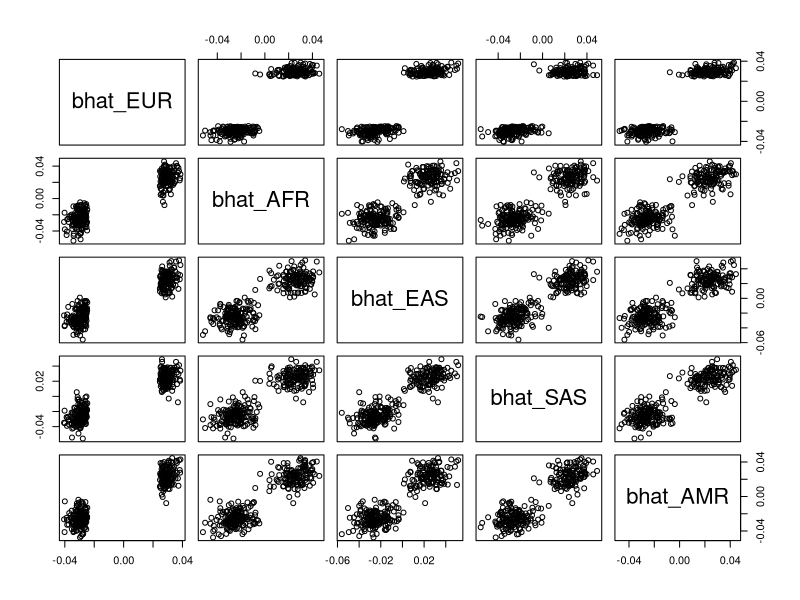

This figure's R source: (Note: this script raises an error after producing the figure.)
## ---- chunk 1
gwas_res <- read.csv("gwas_res.csv")
## ---- chunk 2
str(gwas_res)
## ---- chunk 3
table(gwas_res$pval_EUR < 5e-8)
## ---- chunk 4

## ---- chunk 5
subset(gwas_res, select = c("bhat_EUR", "bhat_AFR", "bhat_EAS", "bhat_SAS", "bhat_AMR")) |> pairs()
## ---- chunk 6
table(gwas_res$Qpval < 0.05 / nrow(gwas_res))
## ---- chunk 7
plot_effect_size <- function(gwas_res, i) {
    dat <- data.frame(
        population = c("EUR", "AFR", "EAS", "SAS", "AMR"),
        beta = c(gwas_res$bhat_EUR[i], gwas_res$bhat_AFR[i], gwas_res$bhat_EAS[i], gwas_res$bhat_SAS[i], gwas_res$bhat_AMR[i]),
        se = c(gwas_res$se_EUR[i], gwas_res$se_AFR[i], gwas_res$se_EAS[i], gwas_res$se_SAS[i], gwas_res$se_AMR[i])
    )
    ggplot(dat, aes(x=beta, y=population)) +
        geom_point(aes(size=1/se)) +
        geom_errorbarh(aes(xmin=beta - 1.96 * se, xmax=beta + 1.96 * se)) +
        geom_vline(xintercept=0, linetype="dashed") +
        theme_minimal()
}
plot_effect_size(gwas_res, 1)
## ---- chunk 8
dat <- read.csv("individual_values.csv")
str(dat)
## ---- chunk 9
# For each population, fit a linear model
effect_estimates <- lapply(c("EUR", "AFR", "EAS", "SAS", "AMR"), \(p) {
    # The linear model is estimating the effect of the SNP on phen in that subgroup
    mod <- summary(lm(phen ~ rs58903867, data=subset(dat, pop == p)))
    # Save the effect estimate and standard error
    data.frame(pop=p, beta=mod$coefficients[2,1], se=mod$coefficients[2,2])
}) %>% bind_rows()

# Plot the effect estimates in a forest plot
ggplot(effect_estimates, aes(x=beta, y=pop)) +
    geom_point(aes(size=1/se)) +
    geom_errorbarh(aes(xmin=beta - 1.96 * se, xmax=beta + 1.96 * se)) +
    geom_vline(xintercept=0, linetype="dashed") +
    theme_minimal()
## ---- chunk 10
dat %>% group_by(pop) %>% summarise(mean_alcohol=mean(alcohol))
## ---- chunk 11
# For each alcohol value, fit a linear model
effect_estimates <- lapply(c(0, 1), \(p) {
    # The linear model is estimating the effect of the SNP on phen in that subgroup
    mod <- summary(lm(phen ~ rs58903867, data=subset(dat, alcohol == p)))
    # Save the effect estimate and standard error
    data.frame(alcohol=p, beta=mod$coefficients[2,1], se=mod$coefficients[2,2])
}) %>% bind_rows()

# Plot the effect estimates in a forest plot
ggplot(effect_estimates, aes(x=beta, y=as.factor(alcohol))) +
    geom_point(aes(size=1/se)) +
    geom_errorbarh(aes(xmin=beta - 1.96 * se, xmax=beta + 1.96 * se)) +
    geom_vline(xintercept=0, linetype="dashed") +
    theme_minimal()
## ---- chunk 12
ggplot(dat, aes(x=true_score, fill=pop)) +
    geom_density(alpha=0.5) +
    theme_minimal()
